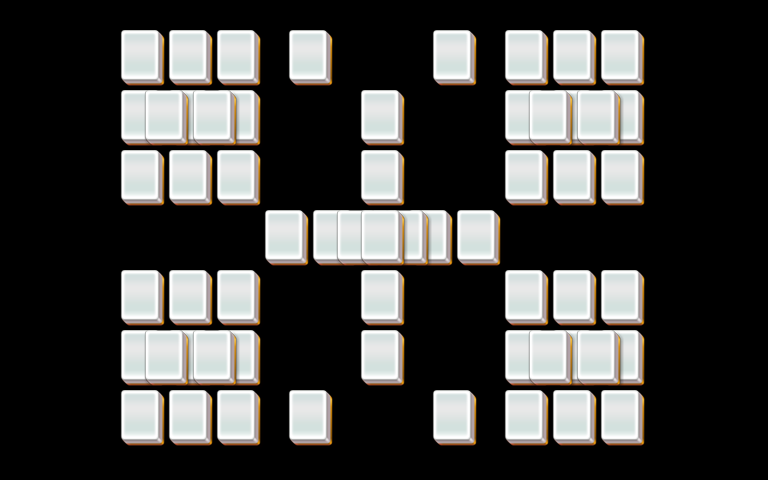

Below is a game level as drawn by its tile map, then a one-line description and the .tmx that defines it (tile-layer data replaced by summaries):
An orthogonal 32x16 tile map with 24x30 px tiles, 5 tile layers (layer1, layer2, layer3, layer4, ...).

<map version="1.0" orientation="orthogonal" width="32" height="16" tilewidth="24" tileheight="30">
 <properties>
  <property name="species" value="25" />
 </properties>
 <tileset firstgid="1" name="mahjong" tilewidth="48" tileheight="60">
  <image source="mahjong.png" />
 </tileset>
 <layer name="layer1" width="32" height="16">
  <data>[512 cells, 49 non-empty, 1 distinct tile ids]</data>
 </layer>
 <layer name="layer2" width="32" height="16">
  <data>[512 cells, 49 non-empty, 1 distinct tile ids]</data>
 </layer>
 <layer name="layer3" width="32" height="16">
  <data>[512 cells, 43 non-empty, 1 distinct tile ids]</data>
 </layer>
 <layer name="layer4" width="32" height="16">
  <data>[512 cells, 10 non-empty, 1 distinct tile ids]</data>
 </layer>
 <layer name="layer5" width="32" height="16">
  <data>[512 cells, 1 non-empty, 1 distinct tile ids]</data>
 </layer>
</map>
